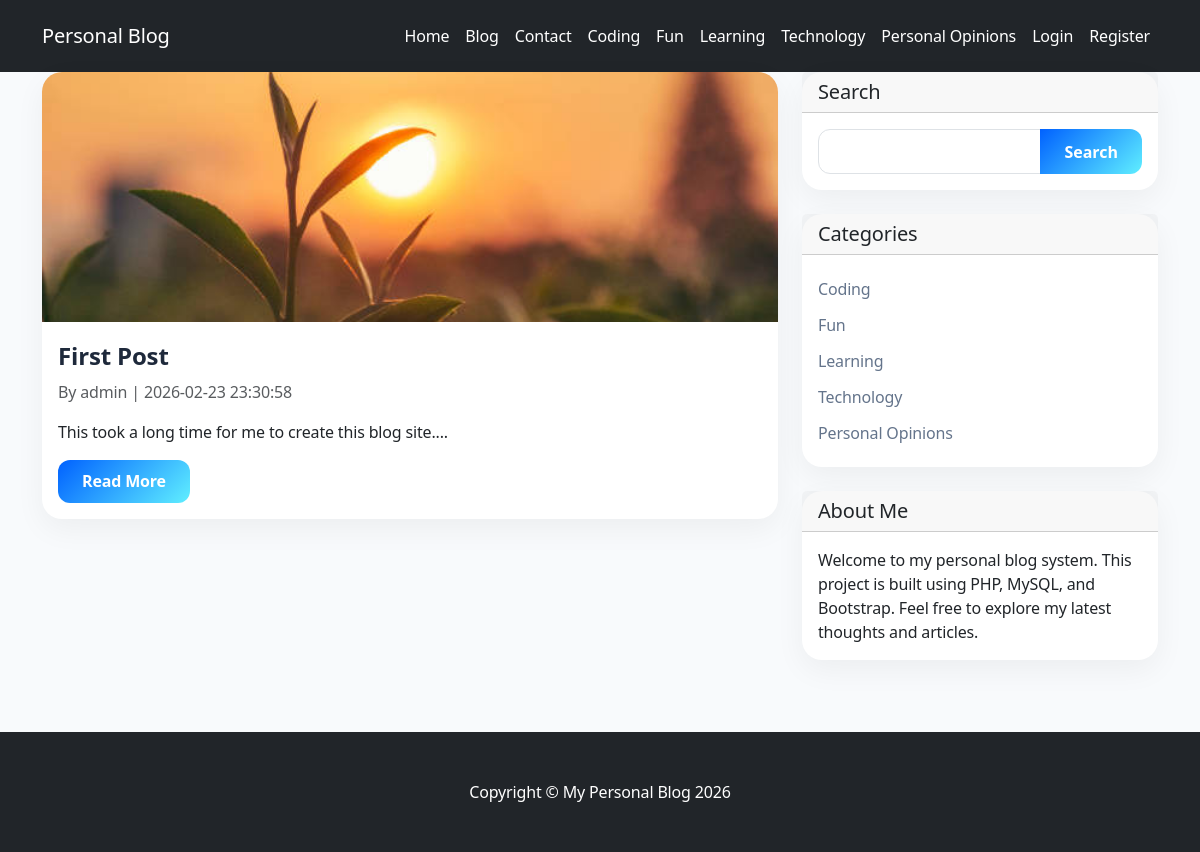
The page /category.php?category=2 on the database its author committed.
### tables this page shows
CREATE TABLE `categories` (
  `cat_id` int(10) UNSIGNED NOT NULL,
  `cat_title` varchar(150) NOT NULL,
  `created_at` timestamp NOT NULL DEFAULT current_timestamp()
);

CREATE TABLE `posts` (
  `post_id` int(10) UNSIGNED NOT NULL,
  `post_category_id` int(10) UNSIGNED NOT NULL,
  `post_title` varchar(255) NOT NULL,
  `post_author` varchar(100) NOT NULL,
  `post_date` datetime DEFAULT current_timestamp(),
  `post_image` varchar(255) DEFAULT NULL,
  `post_content` text NOT NULL,
  `post_tags` varchar(255) DEFAULT NULL,
  `post_comment_count` int(10) UNSIGNED DEFAULT 0,
  `post_status` enum('published','draft') NOT NULL DEFAULT 'draft',
  `post_views_count` int(10) UNSIGNED DEFAULT 0
);

### includes/functions.php (called while the page is built, shortened)
<?php
require_once "db.php";
function fetchCategories() {
    global $connection;
    $query = "SELECT * FROM categories";
    $select_categories = mysqli_query($connection, $query);
    return $select_categories;
}

### category.php (the view, shortened to what this page needs)
<?php
include "includes/header.php";
include "includes/navigation.php";
?>
<div class="container">
    <div class="row">
        <div class="col-md-8">
            <?php
            $post_category_id = (int) $_GET['category'];
            $stmt = mysqli_prepare($connection, "SELECT * FROM posts WHERE post_category_id = ? ORDER BY post_date DESC");
            mysqli_stmt_bind_param($stmt, "i", $post_category_id);
            mysqli_stmt_execute($stmt);
            $result = mysqli_stmt_get_result($stmt);
            while ($row = mysqli_fetch_assoc($result)) {
                $post_id = $row['post_id'];
                $post_title = htmlspecialchars($row['post_title']);
                $post_author = htmlspecialchars($row['post_author']);
                $post_date = $row['post_date'];
                $post_image = htmlspecialchars($row['post_image']);
                $post_content = htmlspecialchars(substr($row['post_content'], 0, 150));
            ?>
                <div class="card mb-4">
                    <?php if (!empty($post_image)) { ?>
                        <img class="card-img-top" src="assets/uploads/<?php echo $post_image; ?>" alt="">
                    <?php } ?>
                    <div class="card-body">
                        <h3 class="card-title">
                            <a href="post.php?p_id=<?php echo $post_id; ?>">
                                <?php echo $post_title; ?>
                            </a>
                        </h3>
                        <p class="text-muted">
                            By <?php echo $post_author; ?> | <?php echo $post_date; ?>
                        </p>
                        <p class="card-text">
                            <?php echo $post_content; ?>...
                        </p>
                        <a class="btn btn-primary" href="post.php?p_id=<?php echo $post_id; ?>">
                            Read More
                        </a>
                    </div>
                </div>
            <?php } ?>
        </div>
        <?php include "includes/sidebar.php"; ?>
    </div>
</div>
<?php include "includes/footer.php"; ?>

### includes/navigation.php (shortened to what this page needs)
<nav class="navbar navbar-expand-lg navbar-dark bg-dark">
    <div class="container">
        <a class="navbar-brand" href="index.php">Personal Blog</a>
        <div class="collapse navbar-collapse" id="navbarResponsive">
            <ul class="navbar-nav ms-auto">
                <li class="nav-item">
                    <a class="nav-link" href="index.php">Home</a>
                </li>
                <li class="nav-item">
                    <a class="nav-link text-info" href="blog.php">Blog</a>
                </li>
                <li class="nav-item">
                    <a class="nav-link" href="contact.php">Contact</a>
                </li>
                <?php
                $categories = fetchCategories();
                while ($row = mysqli_fetch_assoc($categories)) {
                    $cat_title = htmlspecialchars($row['cat_title']);
                    $cat_id = (int)$row['cat_id'];
                    echo "<li class='nav-item'>
                            <a class='nav-link' href='category.php?category={$cat_id}'>{$cat_title}</a>
                          </li>";
                }
                ?>
                <?php if (isset($_SESSION['user_role'])): ?>
                    <?php if ($_SESSION['user_role'] === 'admin'): ?>
                        <li class="nav-item">
                            <a class="nav-link text-warning fw-bold" href="admin/index.php">Admin Panel</a>
                        </li>
                    <?php endif; ?>
                    <li class="nav-item">
                        <a class="nav-link" href="admin/profile.php">My Account</a>
                    </li>
                    <li class="nav-item">
                        <a class="nav-link" href="logout.php">Logout</a>
                    </li>
                <?php else: ?>
                    <li class="nav-item">
                        <a class="nav-link" href="login.php">Login</a>
                    </li>
                    <li class="nav-item">
                        <a class="nav-link" href="registration.php">Register</a>
                    </li>
                <?php endif; ?>
            </ul>
        </div>
    </div>
</nav>

### includes/sidebar.php
<div class="col-md-4">
    <div class="card mb-4">
        <h5 class="card-header">Search</h5>
        <div class="card-body">
            <form action="search.php" method="post">
                <div class="input-group">
                    <input name="search" type="text" class="form-control" required>
                    <button name="submit" class="btn btn-primary" type="submit">Search</button>
                </div>
            </form>
        </div>
    </div>
    <div class="card mb-4">
        <h5 class="card-header">Categories</h5>
        <div class="card-body">
            <ul class="list-unstyled mb-0">
                <?php
                $categories = fetchCategories($connection);
                while ($row = mysqli_fetch_assoc($categories)) {
                    $cat_title = htmlspecialchars($row['cat_title']);
                    $cat_id = (int)$row['cat_id'];
                    echo "<li><a href='category.php?category={$cat_id}'>{$cat_title}</a></li>";
                }
                ?>
            </ul>
        </div>
    </div>
    <?php include "widget.php"; ?>
</div>

### assets/css/style.css (style rules this page uses)
:root { --primary-blue: #0061ff; --accent-cyan: #60efff; --text-dark: #1e293b; --text-light: #64748b; --body-bg: #f8fafc; --card-shadow: 0 10px 30px rgba(0, 0, 0, 0.05); }
body { background-color: var(--body-bg); color: var(--text-dark); font-family: 'Segoe UI', Roboto, Helvetica, Arial, sans-serif; padding-top: 0; letter-spacing: -0.01em; }
.navbar { padding: 1rem 0; }
.navbar-dark { background-color: #212529 !important; }
.navbar-dark .navbar-brand, .navbar-dark .nav-link { color: #ffffff !important; }
.card { border: none; border-radius: 20px; box-shadow: var(--card-shadow); transition: all 0.3s ease; margin-bottom: 2rem; }
.card-img-top { height: 250px; object-fit: cover; border-radius: 20px 20px 0 0; }
.card-title a { color: var(--text-dark); text-decoration: none; font-weight: 700; font-size: 1.5rem; transition: color 0.3s ease; }
.btn-primary { background: linear-gradient(135deg, var(--primary-blue), var(--accent-cyan)); border: none; border-radius: 12px; padding: 0.6rem 1.5rem; font-weight: 600; transition: all 0.3s ease; }
.form-control { border-radius: 12px; padding: 0.6rem 1rem; }
.list-unstyled li a { color: var(--text-light); text-decoration: none; padding: 6px 0; display: block; transition: all 0.2s ease; }

### rows shown on the page
categories: cat_title "Coding"
categories: cat_title "Fun"
categories: cat_title "Learning"
categories: cat_title "Technology"
categories: cat_title "Personal Opinions"
posts: post_image (picture), post_title "First Post", post_author "admin", post_date "2026-02-23 23:30:58", post_content "This took a long time for me to create this blog site."
